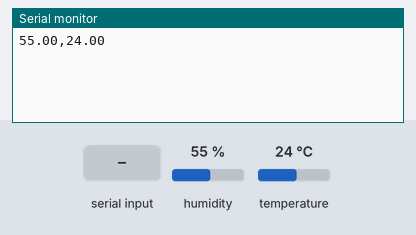
Simulated run of this sketch. Board: Arduino Uno, built with avr-gcc and run on an emulated ATmega328P. Shown: the last lines printed to the serial monitor. The test bench sets the inputs (shaded band); at power-on: humidity 55 %, temperature 24 °C.

Above: at 3.0 s.
3.1 s: "1\n" received over Serial
At 4.4 s:
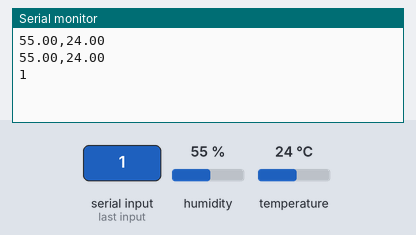
5.5 s: humidity set to 22 %
At 6.8 s:
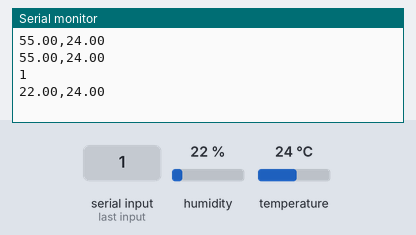
7.0 s: temperature set to 12 °C
At 8.4 s:
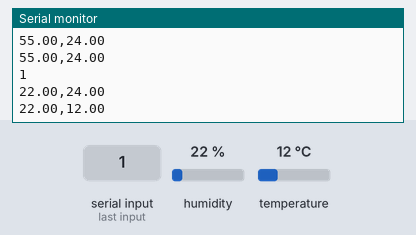
8.5 s: "0\n" received over Serial
10.0 s: humidity set to 40 %
At 10.9 s:
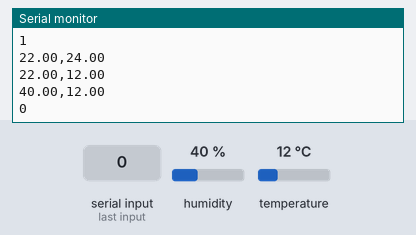
Timing chart, 0 to 12.5 s (numbered marks = the images above; inputs shaded):
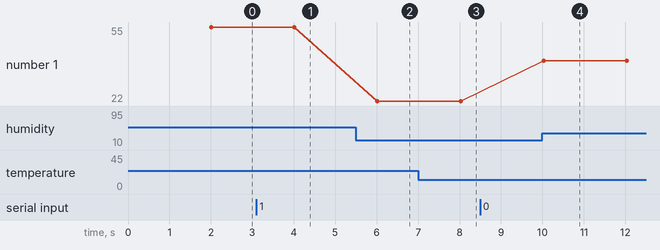

Measured:
- after the input at 3.1 s, the serial monitor: prints a new line after 0.91 s (image 1)
- after the input at 5.5 s, the serial monitor: prints a new line after 0.52 s (image 2)
- after the input at 7.0 s, the serial monitor: prints a new line after 1.0 s (image 3)
- after the input at 10.0 s, the serial monitor: prints a new line at once (image 4)
- plotted number 1: 55 → 22 after the input at 5.5 s, 22 → 40 after the input at 10.0 s

The sketch:

readT.ino
```cpp
// Example testing sketch for various DHT humidity/temperature sensors
// Written by ladyada, public domain

// REQUIRES the following Arduino libraries:
// - DHT Sensor Library: https://github.com/adafruit/DHT-sensor-library
// - Adafruit Unified Sensor Lib: https://github.com/adafruit/Adafruit_Sensor

#include "DHT.h"

#define DHTPIN 2     // Digital pin connected to the DHT sensor
// Feather HUZZAH ESP8266 note: use pins 3, 4, 5, 12, 13 or 14 --
// Pin 15 can work but DHT must be disconnected during program upload.

// Uncomment whatever type you're using!
//#define DHTTYPE DHT11   // DHT 11
#define DHTTYPE DHT22   // DHT 22  (AM2302), AM2321
//#define DHTTYPE DHT21   // DHT 21 (AM2301)

// Connect pin 1 (on the left) of the sensor to +5V
// NOTE: If using a board with 3.3V logic like an Arduino Due connect pin 1
// to 3.3V instead of 5V!
// Connect pin 2 of the sensor to whatever your DHTPIN is
// Connect pin 4 (on the right) of the sensor to GROUND
// Connect a 10K resistor from pin 2 (data) to pin 1 (power) of the sensor

// Initialize DHT sensor.
// Note that older versions of this library took an optional third parameter to
// tweak the timings for faster processors.  This parameter is no longer needed
// as the current DHT reading algorithm adjusts itself to work on faster procs.
DHT dht(DHTPIN, DHTTYPE);
String inputString = "";         // a String to hold incoming data
bool stringComplete = false;  // whether the string is complete

void setup() {
  Serial.begin(115200);
  dht.begin();
}

void loop() {
  delay(2000);
  float h = dht.readHumidity();
  float t = dht.readTemperature();
  float f = dht.readTemperature(true);

  // Check if any reads failed and exit early (to try again).
  if (isnan(h) || isnan(t) || isnan(f)) {
    Serial.println(F("Failed to read from DHT sensor!"));
    return;
  }

  Serial.print(h);
  Serial.print(',');
  Serial.println(t);
}


void serialEvent() {
  inputString = "";
  stringComplete = false;
  while (Serial.available()) {
    // get the new byte:
    char inChar = (char)Serial.read();
    // add it to the inputString:
    inputString += inChar;
    // if the incoming character is a newline, set a flag so the main loop can
    // do something about it:
    if (inChar == '\n') {
      stringComplete = true;
      Serial.print(inputString);
    }
  }
}
```
